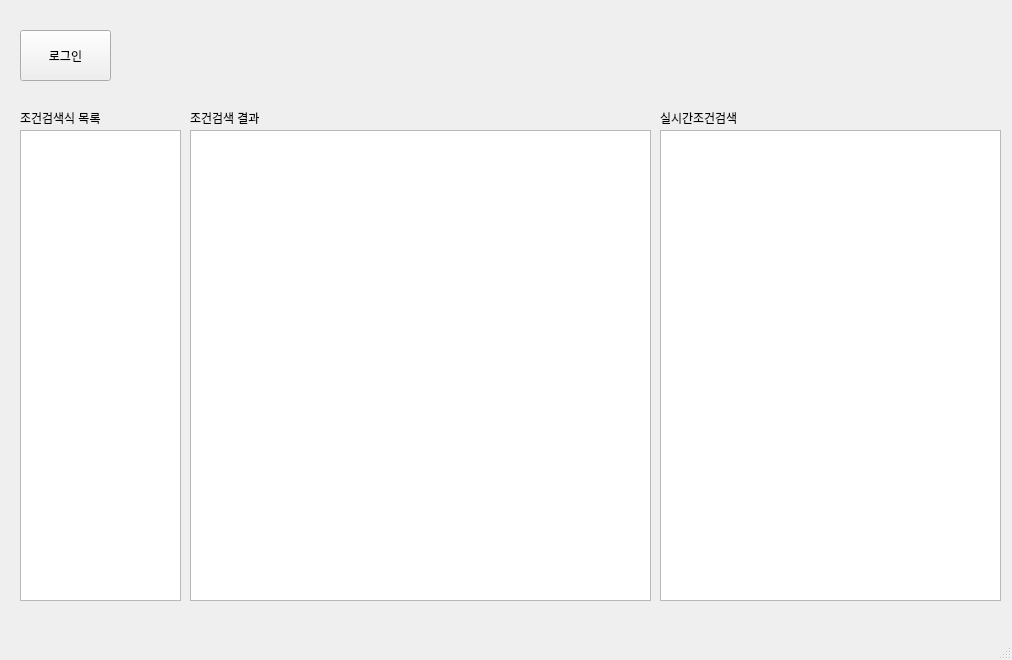
<?xml version="1.0" encoding="UTF-8"?>
<ui version="4.0">
 <class>MainWindow</class>
 <widget class="QMainWindow" name="MainWindow">
  <property name="geometry">
   <rect>
    <x>0</x>
    <y>0</y>
    <width>1012</width>
    <height>660</height>
   </rect>
  </property>
  <property name="windowTitle">
   <string>MainWindow</string>
  </property>
  <widget class="QWidget" name="centralwidget">
   <widget class="QPushButton" name="loginButton">
    <property name="geometry">
     <rect>
      <x>20</x>
      <y>30</y>
      <width>91</width>
      <height>51</height>
     </rect>
    </property>
    <property name="text">
     <string>로그인</string>
    </property>
   </widget>
   <widget class="QLabel" name="label">
    <property name="geometry">
     <rect>
      <x>20</x>
      <y>110</y>
      <width>111</width>
      <height>16</height>
     </rect>
    </property>
    <property name="text">
     <string>조건검색식 목록</string>
    </property>
   </widget>
   <widget class="QLabel" name="label_2">
    <property name="geometry">
     <rect>
      <x>190</x>
      <y>110</y>
      <width>191</width>
      <height>16</height>
     </rect>
    </property>
    <property name="text">
     <string>조건검색 결과</string>
    </property>
   </widget>
   <widget class="QLabel" name="label_3">
    <property name="geometry">
     <rect>
      <x>660</x>
      <y>110</y>
      <width>121</width>
      <height>16</height>
     </rect>
    </property>
    <property name="text">
     <string>실시간조건검색</string>
    </property>
   </widget>
   <widget class="QListView" name="conditionListView">
    <property name="geometry">
     <rect>
      <x>20</x>
      <y>130</y>
      <width>161</width>
      <height>471</height>
     </rect>
    </property>
   </widget>
   <widget class="QListView" name="listView">
    <property name="geometry">
     <rect>
      <x>660</x>
      <y>130</y>
      <width>341</width>
      <height>471</height>
     </rect>
    </property>
   </widget>
   <widget class="QTableWidget" name="conditionItemTableWidget">
    <property name="geometry">
     <rect>
      <x>190</x>
      <y>130</y>
      <width>461</width>
      <height>471</height>
     </rect>
    </property>
   </widget>
  </widget>
  <widget class="QMenuBar" name="menubar">
   <property name="geometry">
    <rect>
     <x>0</x>
     <y>0</y>
     <width>1012</width>
     <height>26</height>
    </rect>
   </property>
  </widget>
  <widget class="QStatusBar" name="statusbar"/>
 </widget>
 <resources/>
 <connections/>
</ui>
